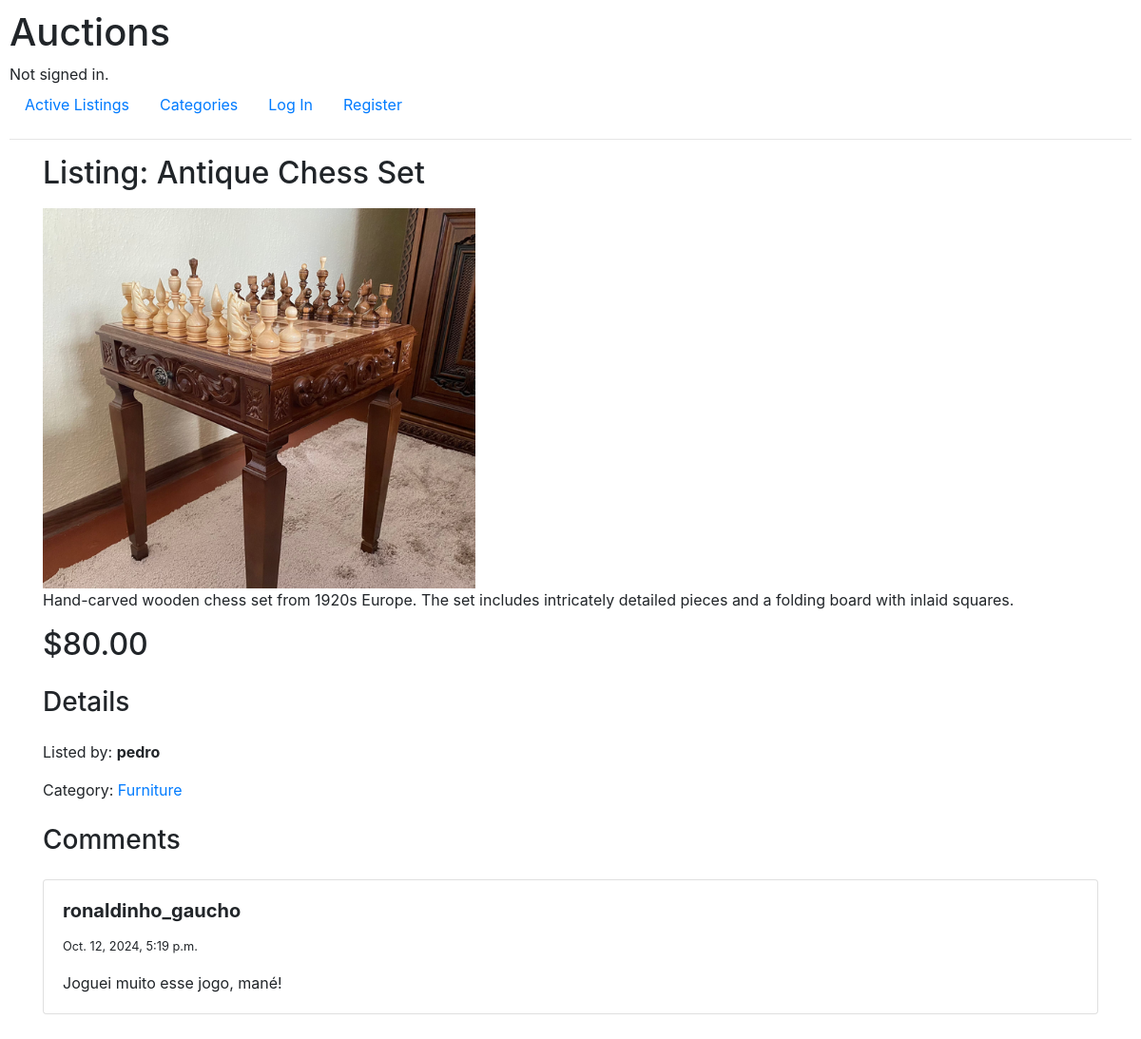
/listing/2, run on an earlier commit of the app's database.
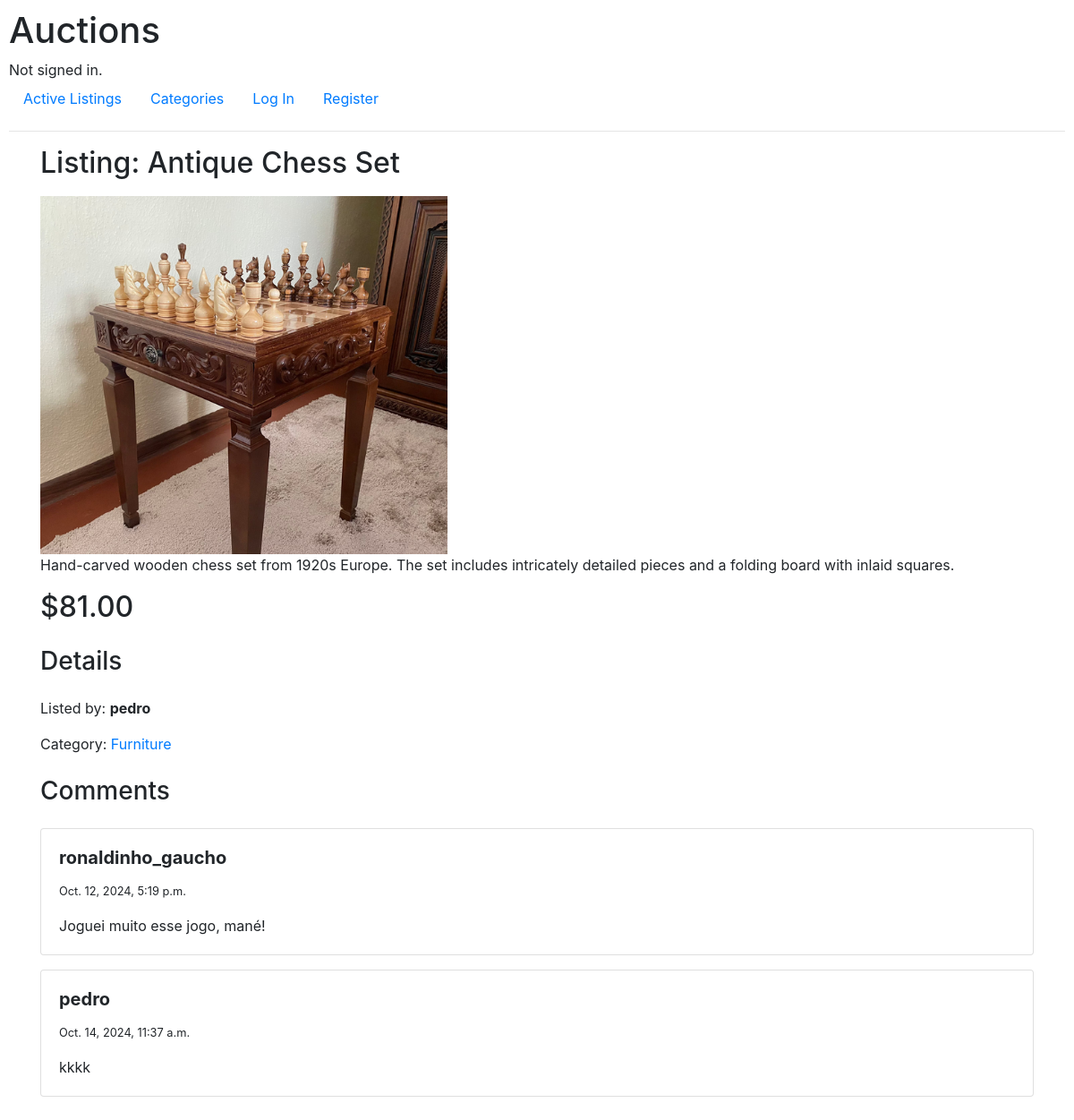
And on a later commit of the database.
### auctions/models.py (models this page shows, shortened)
class AuctionListing(models.Model):
    name = models.CharField(max_length=100)
    description = models.TextField()
    current_bid = models.DecimalField(max_digits=10, decimal_places=2)
    photo = models.ImageField(upload_to='listings/', null=True, blank=True)
    datetime_submitted = models.DateTimeField(auto_now_add=True)
    category = models.ForeignKey(Category, on_delete=models.CASCADE)
    listed_by = models.ForeignKey(User, on_delete=models.CASCADE, related_name="listings")
    is_active = models.BooleanField(default=True)
    winning_user = models.ForeignKey(User, null=True, blank=True, on_delete=models.SET_NULL, related_name="winning_listings")
    def __str__(self):
        return self.name

class Comment(models.Model):
    user = models.ForeignKey(User, on_delete=models.CASCADE)
    listing = models.ForeignKey(AuctionListing, on_delete=models.CASCADE)
    content = models.TextField()
    datetime_submitted = models.DateTimeField(auto_now_add=True)

class User(AbstractUser):
    pass

class Category(models.Model):
    name = models.CharField(max_length=100)
    photo = models.ImageField(upload_to='categories/', null=True, blank=True)
    def __str__(self):
        return self.name

### auctions/views.py (the view)
# urls.py: path("listing/<int:listing_id>", views.listing_details, name="listing_details"),
def listing_details(request, listing_id):
    listing = get_object_or_404(AuctionListing, id=listing_id)
    if request.user.is_authenticated:
        in_watchlist = Watchlist.objects.filter(user=request.user, listing=listing).exists()
        bid_form = forms.CreateBidForm()
        comment_form = forms.CreateCommentForm()
    else:
        in_watchlist = False
        bid_form = None
        comment_form = None
    bids = Bid.objects.filter(listing=listing)
    highest_bid = bids.aggregate(Max('value'))['value__max']
    current_highest_bid = None
    if highest_bid:
        current_highest_bid = bids.get(value=highest_bid)
    comments = Comment.objects.filter(listing=listing)
    return render(request, 'auctions/listing_details.html', {
        'listing': listing,
        'in_watchlist': in_watchlist,
        'comments': comments,
        'bids': bids,
        'current_highest_bid': current_highest_bid,
        'comment_form': comment_form,
        'bid_form': bid_form
    })

### auctions/templates/auctions/listing_details.html (shortened to what this page needs)
{% extends "auctions/layout.html" %}
{% block body %}
    <h2>Listing: {{ listing }}</h2>
    <div>
        <img src="{{ listing.photo.url }}" alt="{{ listing }}" width="auto" height="400px" class="listing-img">
        <p>{{ listing.description }}</p>
        <h2>${{ listing.current_bid }}</h2>
    </div>
    <div class="mt-4">
        <h3 class="mb-4">Details</h3>
        <p>Listed by: <strong>{{ listing.listed_by }}</strong></p>
        <p>Category: <a href="{% url 'category_matches' listing.category.id %}">{{ listing.category }}</a></p>
    </div>
    <div class="mt-4">
        <h3 class="mb-4">Comments</h3>
        {% if comments %}
            {% for comment in comments %}
                <div class="card mb-3">
                    <div class="card-body">
                        <h5 class="card-title"><strong>{{ comment.user.username }}</strong></h5>
                        <p><small>{{ comment.datetime_submitted }}</small></p>
                        <p class="card-text">{{ comment.content }}</p>
                    </div>
                </div>
            {% endfor %}
        {% else %}
            <div class="alert alert-secondary" role="alert">
                <h6>No comments.</h6>
            </div>
        {% endif %}
    </div>
{% endblock body %}

What changed in the data, as far as the page shows it:
changed AuctionListing "Antique Chess Set": current_bid "80.00" → "81.00"
added Comment: user.username "pedro", datetime_submitted "Oct. 14, 2024, 11:37 a.m.", content "kkkk"
